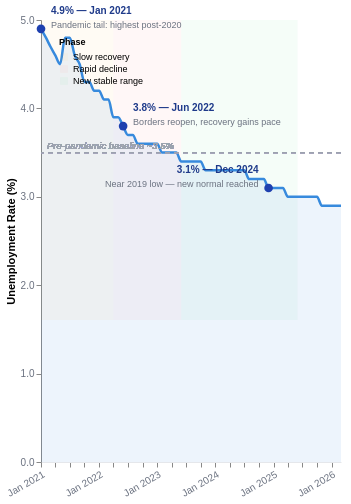

Write a Vega-Lite specification for this figure.
### Vega-Lite specification from a JSON file in a GitHub repository (floating-point values rounded to 4 significant figures)
{"$schema": "https://vega.github.io/schema/vega-lite/v5.json", "description": "Chart 2 — Annotated unemployment line with storytelling, zero baseline, phase bands", "width": "container", "height": 442, "data": {"values": [{"date": "2021-01-01", "lf": 16020.0, "p_rate": 68.5, "u_rate": 4.9}, {"date": "2021-02-01", "lf": 16050.0, "p_rate": 68.5, "u_rate": 4.8}, {"date": "2021-03-01", "lf": 16080.0, "p_rate": 68.6, "u_rate": 4.7}, {"date": "2021-04-01", "lf": 16090.0, "p_rate": 68.6, "u_rate": 4.6}, {"date": "2021-05-01", "lf": 16100.0, "p_rate": 68.5, "u_rate": 4.5}, {"date": "2021-06-01", "lf": 16070.0, "p_rate": 68.3, "u_rate": 4.8}, {"date": "2021-07-01", "lf": 16070.0, "p_rate": 68.3, "u_rate": 4.8}, {"date": "2021-08-01", "lf": 16130.0, "p_rate": 68.4, "u_rate": 4.6}, {"date": "2021-09-01", "lf": 16190.0, "p_rate": 68.6, "u_rate": 4.5}, {"date": "2021-10-01", "lf": 16260.0, "p_rate": 68.8, "u_rate": 4.3}, {"date": "2021-11-01", "lf": 16300.0, "p_rate": 68.9, "u_rate": 4.3}, {"date": "2021-12-01", "lf": 16340.0, "p_rate": 69.0, "u_rate": 4.2}, {"date": "2022-01-01", "lf": 16370.0, "p_rate": 69.1, "u_rate": 4.2}, {"date": "2022-02-01", "lf": 16400.0, "p_rate": 69.1, "u_rate": 4.1}, {"date": "2022-03-01", "lf": 16440.0, "p_rate": 69.2, "u_rate": 4.1}, {"date": "2022-04-01", "lf": 16500.0, "p_rate": 69.4, "u_rate": 3.9}, {"date": "2022-05-01", "lf": 16540.0, "p_rate": 69.5, "u_rate": 3.9}, {"date": "2022-06-01", "lf": 16570.0, "p_rate": 69.5, "u_rate": 3.8}, {"date": "2022-07-01", "lf": 16600.0, "p_rate": 69.6, "u_rate": 3.7}, {"date": "2022-08-01", "lf": 16630.0, "p_rate": 69.7, "u_rate": 3.7}, {"date": "2022-09-01", "lf": 16660.0, "p_rate": 69.7, "u_rate": 3.6}, {"date": "2022-10-01", "lf": 16680.0, "p_rate": 69.7, "u_rate": 3.6}, {"date": "2022-11-01", "lf": 16710.0, "p_rate": 69.8, "u_rate": 3.6}, {"date": "2022-12-01", "lf": 16730.0, "p_rate": 69.8, "u_rate": 3.6}, {"date": "2023-01-01", "lf": 16760.0, "p_rate": 69.8, "u_rate": 3.6}, {"date": "2023-02-01", "lf": 16780.0, "p_rate": 69.9, "u_rate": 3.5}, {"date": "2023-03-01", "lf": 16810.0, "p_rate": 69.9, "u_rate": 3.5}, {"date": "2023-04-01", "lf": 16840.0, "p_rate": 70.0, "u_rate": 3.5}, {"date": "2023-05-01", "lf": 16860.0, "p_rate": 70.0, "u_rate": 3.5}, {"date": "2023-06-01", "lf": 16890.0, "p_rate": 70.0, "u_rate": 3.4}, {"date": "2023-07-01", "lf": 16910.0, "p_rate": 70.1, "u_rate": 3.4}, {"date": "2023-08-01", "lf": 16930.0, "p_rate": 70.1, "u_rate": 3.4}, {"date": "2023-09-01", "lf": 16950.0, "p_rate": 70.1, "u_rate": 3.4}, {"date": "2023-10-01", "lf": 16970.0, "p_rate": 70.1, "u_rate": 3.4}, {"date": "2023-11-01", "lf": 17000.0, "p_rate": 70.1, "u_rate": 3.3}, {"date": "2023-12-01", "lf": 17030.0, "p_rate": 70.2, "u_rate": 3.3}, {"date": "2024-01-01", "lf": 16790.0, "p_rate": 70.5, "u_rate": 3.3}, {"date": "2024-02-01", "lf": 16820.0, "p_rate": 70.5, "u_rate": 3.3}, {"date": "2024-03-01", "lf": 16850.0, "p_rate": 70.5, "u_rate": 3.3}, {"date": "2024-04-01", "lf": 16920.0, "p_rate": 70.6, "u_rate": 3.3}, {"date": "2024-05-01", "lf": 16950.0, "p_rate": 70.6, "u_rate": 3.3}, {"date": "2024-06-01", "lf": 16970.0, "p_rate": 70.6, "u_rate": 3.3}, {"date": "2024-07-01", "lf": 17000.0, "p_rate": 70.6, "u_rate": 3.3}, {"date": "2024-08-01", "lf": 17030.0, "p_rate": 70.6, "u_rate": 3.2}, {"date": "2024-09-01", "lf": 17070.0, "p_rate": 70.6, "u_rate": 3.2}, {"date": "2024-10-01", "lf": 17100.0, "p_rate": 70.6, "u_rate": 3.2}, {"date": "2024-11-01", "lf": 17130.0, "p_rate": 70.5, "u_rate": 3.2}, {"date": "2024-12-01", "lf": 17170.0, "p_rate": 70.6, "u_rate": 3.1}, {"date": "2025-01-01", "lf": 17090.0, "p_rate": 70.6, "u_rate": 3.1}, {"date": "2025-02-01", "lf": 17120.0, "p_rate": 70.7, "u_rate": 3.1}, {"date": "2025-03-01", "lf": 17310.0, "p_rate": 70.7, "u_rate": 3.1}, {"date": "2025-04-01", "lf": 17340.0, "p_rate": 70.8, "u_rate": 3.0}, {"date": "2025-05-01", "lf": 17380.0, "p_rate": 70.8, "u_rate": 3.0}, {"date": "2025-06-01", "lf": 17430.0, "p_rate": 70.8, "u_rate": 3.0}, {"date": "2025-07-01", "lf": 17470.0, "p_rate": 70.8, "u_rate": 3.0}, {"date": "2025-08-01", "lf": 17510.0, "p_rate": 70.9, "u_rate": 3.0}, {"date": "2025-09-01", "lf": 17540.0, "p_rate": 70.9, "u_rate": 3.0}, {"date": "2025-10-01", "lf": 17580.0, "p_rate": 70.9, "u_rate": 3.0}, {"date": "2025-11-01", "lf": 17610.0, "p_rate": 70.9, "u_rate": 2.9}, {"date": "2025-12-01", "lf": 17270.0, "p_rate": 70.8, "u_rate": 2.9}, {"date": "2026-01-01", "lf": 17280.0, "p_rate": 70.9, "u_rate": 2.9}, {"date": "2026-02-01", "lf": 17300.0, "p_rate": 70.9, "u_rate": 2.9}, {"date": "2026-03-01", "lf": 17310.0, "p_rate": 70.9, "u_rate": 2.9}]}, "transform": [], "layer": [{"data": {"values": [{"x1": "2021-01-01", "x2": "2022-04-01", "phase": "Slow recovery"}, {"x1": "2022-04-01", "x2": "2023-06-01", "phase": "Rapid decline"}, {"x1": "2023-06-01", "x2": "2025-06-01", "phase": "New stable range"}]}, "transform": [{"calculate": "toDate(datum.x1)", "as": "x1d"}, {"calculate": "toDate(datum.x2)", "as": "x2d"}], "mark": {"type": "rect", "opacity": 0.045}, "encoding": {"x": {"field": "x1d", "type": "temporal"}, "x2": {"field": "x2d", "type": "temporal"}, "y": {"value": 0}, "y2": {"value": 300}, "color": {"field": "phase", "type": "nominal", "scale": {"domain": ["Slow recovery", "Rapid decline", "New stable range"], "range": ["#f59e0b", "#ef4444", "#22c55e"]}, "legend": {"title": "Phase", "orient": "top-left", "labelFontSize": 9, "titleFontSize": 9, "symbolSize": 60}}}}, {"mark": {"type": "area", "color": "#378ADD", "opacity": 0.09, "interpolate": "monotone"}, "encoding": {"x": {"field": "date", "type": "temporal"}, "y": {"field": "u_rate", "type": "quantitative", "scale": {"zero": true}}}}, {"mark": {"type": "line", "color": "#378ADD", "strokeWidth": 2.5, "interpolate": "monotone"}, "encoding": {"x": {"field": "date", "type": "temporal", "title": null, "axis": {"format": "%b %Y", "labelAngle": -30, "tickCount": 12, "labelFontSize": 10, "labelColor": "#6b7280", "domainColor": "#e5e7eb", "grid": false}}, "y": {"field": "u_rate", "type": "quantitative", "title": "Unemployment Rate (%)", "scale": {"zero": true}, "axis": {"gridColor": "#efefef", "gridDash": [2, 2], "labelFontSize": 10, "labelColor": "#6b7280", "titleFontSize": 11, "tickCount": 6, "format": ".1f"}}, "tooltip": [{"field": "date", "type": "temporal", "title": "Month", "format": "%B %Y"}, {"field": "u_rate", "type": "quantitative", "title": "Unemployment Rate (%)", "format": ".1f"}, {"field": "lf", "type": "quantitative", "title": "Labour Force (000s)", "format": ",.0f"}]}}, {"mark": {"type": "rule", "color": "#9ca3af", "strokeDash": [5, 4], "strokeWidth": 1}, "encoding": {"y": {"datum": 3.5, "type": "quantitative"}}}, {"mark": {"type": "text", "align": "left", "dx": 6, "dy": -7, "fontSize": 9.5, "fontStyle": "italic", "color": "#9ca3af"}, "encoding": {"x": {"value": 0}, "y": {"datum": 3.5, "type": "quantitative"}, "text": {"value": "Pre-pandemic baseline ~3.5%"}}}, {"data": {"values": [{"date": "2021-01-01", "y": 4.9, "label": "4.9% — Jan 2021", "note": "Pandemic tail: highest post-2020"}, {"date": "2022-06-01", "y": 3.8, "label": "3.8% — Jun 2022", "note": "Borders reopen, recovery gains pace"}]}, "transform": [{"calculate": "toDate(datum.date)", "as": "dp"}], "layer": [{"mark": {"type": "point", "filled": true, "size": 75, "color": "#1e40af", "opacity": 1}, "encoding": {"x": {"field": "dp", "type": "temporal"}, "y": {"field": "y", "type": "quantitative", "scale": {"zero": true}}}}, {"mark": {"type": "text", "fontSize": 10, "fontWeight": "600", "color": "#1e3a8a", "align": "left", "dx": 10, "dy": -18}, "encoding": {"x": {"field": "dp", "type": "temporal"}, "y": {"field": "y", "type": "quantitative", "scale": {"zero": true}}, "text": {"field": "label"}}}, {"mark": {"type": "text", "fontSize": 9, "color": "#6b7280", "align": "left", "dx": 10, "dy": -4}, "encoding": {"x": {"field": "dp", "type": "temporal"}, "y": {"field": "y", "type": "quantitative", "scale": {"zero": true}}, "text": {"field": "note"}}}]}, {"data": {"values": [{"date": "2024-12-01", "y": 3.1, "label": "3.1% — Dec 2024", "note": "Near 2019 low — new normal reached"}]}, "transform": [{"calculate": "toDate(datum.date)", "as": "dp"}], "layer": [{"mark": {"type": "point", "filled": true, "size": 75, "color": "#1e40af", "opacity": 1}, "encoding": {"x": {"field": "dp", "type": "temporal"}, "y": {"field": "y", "type": "quantitative", "scale": {"zero": true}}}}, {"mark": {"type": "text", "fontSize": 10, "fontWeight": "600", "color": "#1e3a8a", "align": "right", "dx": -10, "dy": -18}, "encoding": {"x": {"field": "dp", "type": "temporal"}, "y": {"field": "y", "type": "quantitative", "scale": {"zero": true}}, "text": {"field": "label"}}}, {"mark": {"type": "text", "fontSize": 9, "color": "#6b7280", "align": "right", "dx": -10, "dy": -4}, "encoding": {"x": {"field": "dp", "type": "temporal"}, "y": {"field": "y", "type": "quantitative", "scale": {"zero": true}}, "text": {"field": "note"}}}]}], "config": {"view": {"stroke": null}, "axis": {"grid": false}, "font": "DM Sans, sans-serif"}}
